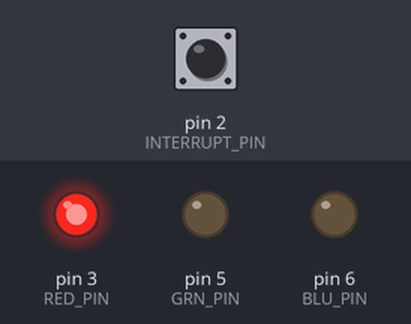
A sketch run on a simulated Arduino Uno, built with avr-gcc and run on an emulated ATmega328P. Shown: output pins drawn as LEDs (lit = HIGH). Inputs (shaded band) come from the test bench; at power-on: pin 2 (INTERRUPT_PIN) HIGH. What the sketch prints to the serial monitor is not drawn.

Above: at 0.1 s.
Timing chart, 0 to 1.6 s (numbered marks = the images above):
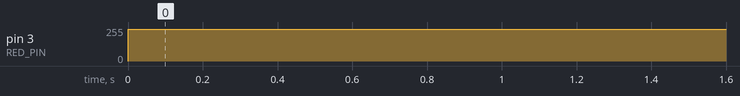

The sketch:

gesture_sensor.ino
```cpp
#include <Wire.h>
#include <SparkFun_APDS9960.h>

// Constants with RGB diode pins
const int RED_PIN = 3;
const int GRN_PIN = 5;
const int BLU_PIN = 6;

// Constants for interrupt pin the sensor is connected to
const int INTERRUPT_PIN = 2;
const int INTERRUPT_IDX = digitalPinToInterrupt(INTERRUPT_PIN);

// Constant for max brigthness, must be divisible by 3
int MAX_BRIGHTNESS = 240;

// Constant With all possible colors
String COLORS [] = {
  "red",
  "green",
  "blue",
  "white",
  "pink"
};

// Sensor variable - instance of SparkFun_APDS9960 class
SparkFun_APDS9960 apds = SparkFun_APDS9960();

// Shared flag variable for interrupt function
volatile bool interruptFlag = false;

// Variables for current color and brightness
int currentColor = 0;
int currentBrightness = MAX_BRIGHTNESS;

void setup() {
  // Initiating the serial monitor
  Serial.begin(9600);

  // Set interrupt pin as input and attach interrupt event => once the sensor
  // registers something in proximity, it will connect the interrupt pin
  // to ground and the onInterrupt function will be executed
  pinMode(INTERRUPT_PIN, INPUT_PULLUP);
  attachInterrupt(INTERRUPT_IDX, onInterrupt, FALLING);

  // Declaration of pins as output
  pinMode(RED_PIN, OUTPUT);
  pinMode(GRN_PIN, OUTPUT);
  pinMode(BLU_PIN, OUTPUT);

  // Initialize APDS-9960 sensor
  if (apds.init() && apds.enableGestureSensor(true)) {
    Serial.println("Gesture sensor is now running");
  } else {
    Serial.println("Something went wrong during gesture sensor init!");
  }
}

void loop() {
  if(interruptFlag) {
    handleGesture();
    interruptFlag = false;
  }
  displayCurrentColor();
}

void switchToNextColor () {
  int colorsLength = sizeof(COLORS) / sizeof(COLORS[0]);
  currentColor = (currentColor + 1 >= colorsLength) ? 0 : currentColor + 1;
}

void switchToPrevColor() {
  int colorsLength = sizeof(COLORS) / sizeof(COLORS[0]);
  currentColor = (currentColor - 1 < 0) ? colorsLength - 1 : currentColor - 1;
}

void increaseBrightness() {
  int brightnessStep = MAX_BRIGHTNESS / 3;
  if(currentBrightness == MAX_BRIGHTNESS)
    return;
  currentBrightness += brightnessStep;
}

void decreaseBrightness() {
  int brightnessStep = MAX_BRIGHTNESS / 3;
  if(currentBrightness == 0)
    return;
  currentBrightness -= brightnessStep;
}

void lightUpRGB(int red, int grn, int blu) {
  analogWrite(RED_PIN, red * currentBrightness / 255);
  analogWrite(GRN_PIN, grn * currentBrightness / 255);
  analogWrite(BLU_PIN, blu * currentBrightness / 255);
}

void displayCurrentColor() {
  if(COLORS[currentColor] == "red")
    lightUpRGB(255,   0,   0);
  else if(COLORS[currentColor] == "green")
    lightUpRGB(  0, 255,   0);
  else if(COLORS[currentColor] == "blue")
    lightUpRGB(  0,   0, 255);
  else if(COLORS[currentColor] == "white")
    lightUpRGB(255, 255, 255);
  else if(COLORS[currentColor] == "pink")
    lightUpRGB(255,  96, 208);
}

void onInterrupt() {
  // We set the interrupt flag so that we know that in the next loop cycle
  // we should hanlde the gesture
  interruptFlag = true;
}

void handleGesture() {
  // Detach the interrupt - we don't want to add new gestures to the queue until
  // the current one is processed
  detachInterrupt(0);

  if ( apds.isGestureAvailable() ) {
    switch ( apds.readGesture() ) {
      case DIR_UP:
        Serial.println("UP");
        increaseBrightness();
        break;
      case DIR_DOWN:
        Serial.println("DOWN");
        decreaseBrightness();
        break;
      case DIR_LEFT:
        Serial.println("LEFT");
        switchToPrevColor();
        break;
      case DIR_RIGHT:
        Serial.println("RIGHT");
        switchToNextColor();
        break;
      default:
        Serial.println("NONE");
    }
  }

  // Attach the interrupt again
  attachInterrupt(INTERRUPT_IDX, onInterrupt, FALLING);
}
```

Measured:
- by itself, pin 3 (RED_PIN): 0/255 → 239/255 at 0.00 s
